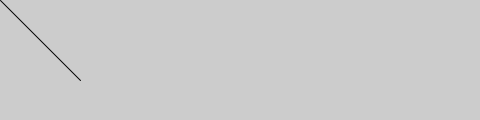
Frame 1 (no input)
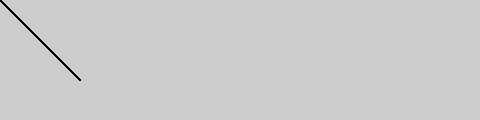
Frame 60 (the mouse pressed at the canvas centre just before this capture)
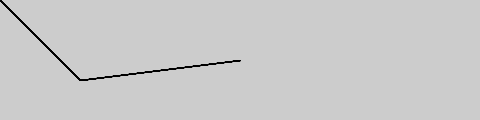
Frame 120 (the mouse held since frame 60 and released just before this capture)

The Processing sketch that drew these frames (run headless with seeded random() and noise(); from frame 60 on, the mouse is pressed at the canvas centre):

// Processing sketch: processing_27263
// ── processing_27263.pde

void setup() {
  size(480,120);
  smooth();
}
void draw(){
 if (mousePressed){
   fill(123);
 }else{
   fill(98);
   }
   line(mouseX,mouseY,80,80);
 }
